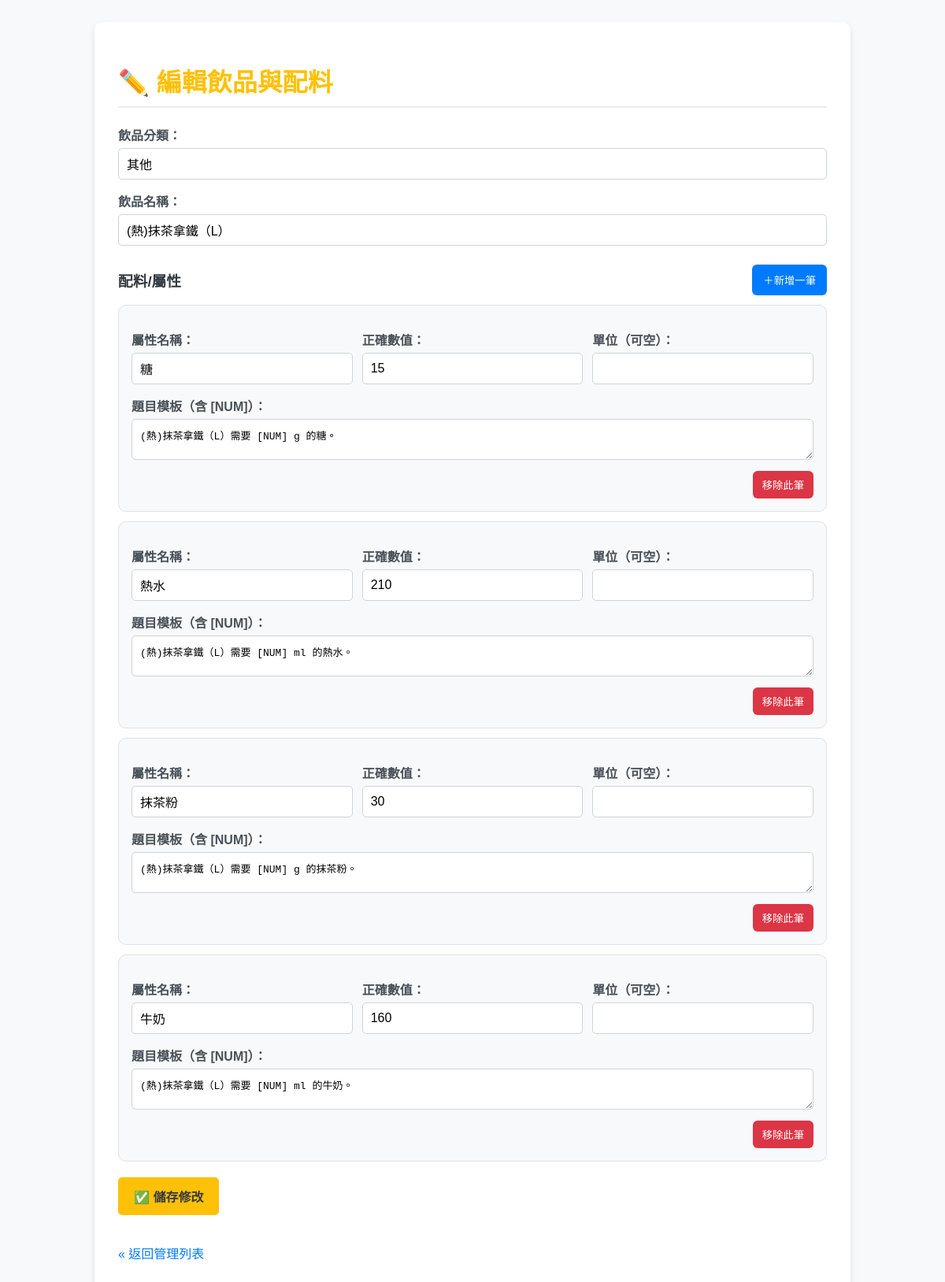
Page /edit_item/66 on the committed database.
### tables this page shows
CREATE TABLE drinks (
                    id INTEGER PRIMARY KEY,
                    category TEXT NOT NULL,
                    name TEXT NOT NULL UNIQUE,
                    is_mastered INTEGER DEFAULT 0
                );

CREATE TABLE drink_attributes (
                    id INTEGER PRIMARY KEY,
                    drink_id INTEGER NOT NULL,
                    attribute_name TEXT NOT NULL,
                    attribute_value TEXT NOT NULL,
                    unit TEXT,
                    question_template TEXT,
                    times_attempted INTEGER DEFAULT 0,
                    times_correct INTEGER DEFAULT 0,
                    FOREIGN KEY (drink_id) REFERENCES drinks(id) ON DELETE CASCADE,
                    UNIQUE(drink_id, attribute_name)
                );

### app.py (the view, shortened to what this page needs)
@app.route('/edit_item/<int:drink_id>', methods=['GET', 'POST'])
@auth.login_required
def edit_item(drink_id):
    db = get_db()
    drink = db.execute('SELECT * FROM drinks WHERE id = ?', (drink_id,)).fetchone()
    if not drink:
        return redirect(url_for('manage_items'))
    attributes = get_drink_attributes(drink_id)
    return render_template('edit_item.html', drink=drink, attributes=attributes)

### app.py (called while the page is built)
def get_db():
    db = getattr(g, '_database', None)
    if db is None:
        db = g._database = sqlite3.connect(DATABASE)
        db.row_factory = sqlite3.Row
    return db

@app.teardown_appcontext
def close_connection(exception):
    db = getattr(g, '_database', None)
    if db is not None:
        db.close()

def get_drink_attributes(drink_id):
    db = get_db()
    return db.execute(
        'SELECT * FROM drink_attributes WHERE drink_id = ? ORDER BY id',
        (drink_id,)
    ).fetchall()

### templates/edit_item.html (shortened to what this page needs)
<!DOCTYPE html>
<html lang="zh-TW">
<head>
</head>
<body>
    <div class="container">
        <h1>✏️ 編輯飲品與配料</h1>
        <form method="POST">
            <label for="category">飲品分類：</label>
            <input type="text" id="category" name="category" required value="{{ drink.category }}">
            <label for="name">飲品名稱：</label>
            <input type="text" id="name" name="name" required value="{{ drink.name }}">
            <div class="attrs-header">
                <h3 style="margin:0;color:#343a40;">配料/屬性</h3>
                <button type="button" class="add-btn" onclick="addAttr()">＋新增一筆</button>
            </div>
            <div id="attrs">
                {% for attr in attributes %}
                    <div class="attr-card" data-idx="{{ loop.index0 }}">
                        <div class="grid-3">
                            <div>
                                <label>屬性名稱：</label>
                                <input type="text" name="attribute_name_{{ loop.index0 }}" required value="{{ attr.attribute_name }}">
                            </div>
                            <div>
                                <label>正確數值：</label>
                                <input type="text" name="attribute_value_{{ loop.index0 }}" required value="{{ attr.attribute_value }}">
                            </div>
                            <div>
                                <label>單位（可空）：</label>
                                <input type="text" name="attribute_unit_{{ loop.index0 }}" value="{{ attr.unit }}">
                            </div>
                        </div>
                        <div>
                            <label>題目模板（含 [NUM]）：</label>
                            <textarea name="attribute_template_{{ loop.index0 }}" rows="2" required>{{ attr.question_template }}</textarea>
                        </div>
                        <div style="display:flex;justify-content:flex-end;margin-top:10px;">
                            <button type="button" class="remove-btn" onclick="removeAttr(this)">移除此筆</button>
                        </div>
                    </div>
                {% endfor %}
            </div>
            <input type="submit" value="✅ 儲存修改">
        </form>
        <p><a href="{{ url_for('manage_items') }}" class="back-link">« 返回管理列表</a></p>
    </div>
</body>
</html>

### templates/edit_item.html (style rules this page uses)
body { font-family: 'Arial', sans-serif; background-color: #f8f9fa; padding: 20px; }
.container { max-width: 900px; margin: auto; background: white; padding: 30px; border-radius: 10px; box-shadow: 0 4px 8px rgba(0,0,0,0.1); }
h1 { color: #ffc107; border-bottom: 2px solid #eee; padding-bottom: 10px; }
label { display: block; margin-top: 15px; font-weight: bold; color: #495057; }
input[type="text"], textarea { width: 100%; padding: 10px; margin-top: 5px; border: 1px solid #ced4da; border-radius: 5px; box-sizing: border-box; font-size: 1em; }
input[type="submit"] { background-color: #ffc107; color: #343a40; padding: 12px 20px; border: none; border-radius: 5px; cursor: pointer; margin-top: 20px; font-size: 16px; transition: background-color 0.3s; font-weight: bold; }
.back-link { color: #007bff; text-decoration: none; margin-top: 20px; display: inline-block; }
.attrs-header { display: flex; justify-content: space-between; align-items: center; margin-top: 24px; }
.add-btn { background-color: #007bff; color: white; border: none; border-radius: 6px; padding: 10px 14px; cursor: pointer; }
.attr-card { border: 1px solid #dee2e6; border-radius: 10px; padding: 16px; margin-top: 12px; background: #f8f9fa; }
.grid-3 { display: grid; grid-template-columns: 1fr 1fr 1fr; gap: 12px; }
.remove-btn { background-color: #dc3545; color: white; border: none; border-radius: 6px; padding: 8px 12px; cursor: pointer; }

### rows in the picture
drinks: category "其他", name "(熱)抹茶拿鐵（L）"
drink_attributes: attribute_name "糖", attribute_value "15", question_template "(熱)抹茶拿鐵（L）需要 [NUM] g 的糖。"
drink_attributes: attribute_name "熱水", attribute_value "210", question_template "(熱)抹茶拿鐵（L）需要 [NUM] ml 的熱水。"
drink_attributes: attribute_name "抹茶粉", attribute_value "30", question_template "(熱)抹茶拿鐵（L）需要 [NUM] g 的抹茶粉。"
drink_attributes: attribute_name "牛奶", attribute_value "160", question_template "(熱)抹茶拿鐵（L）需要 [NUM] ml 的牛奶。"
